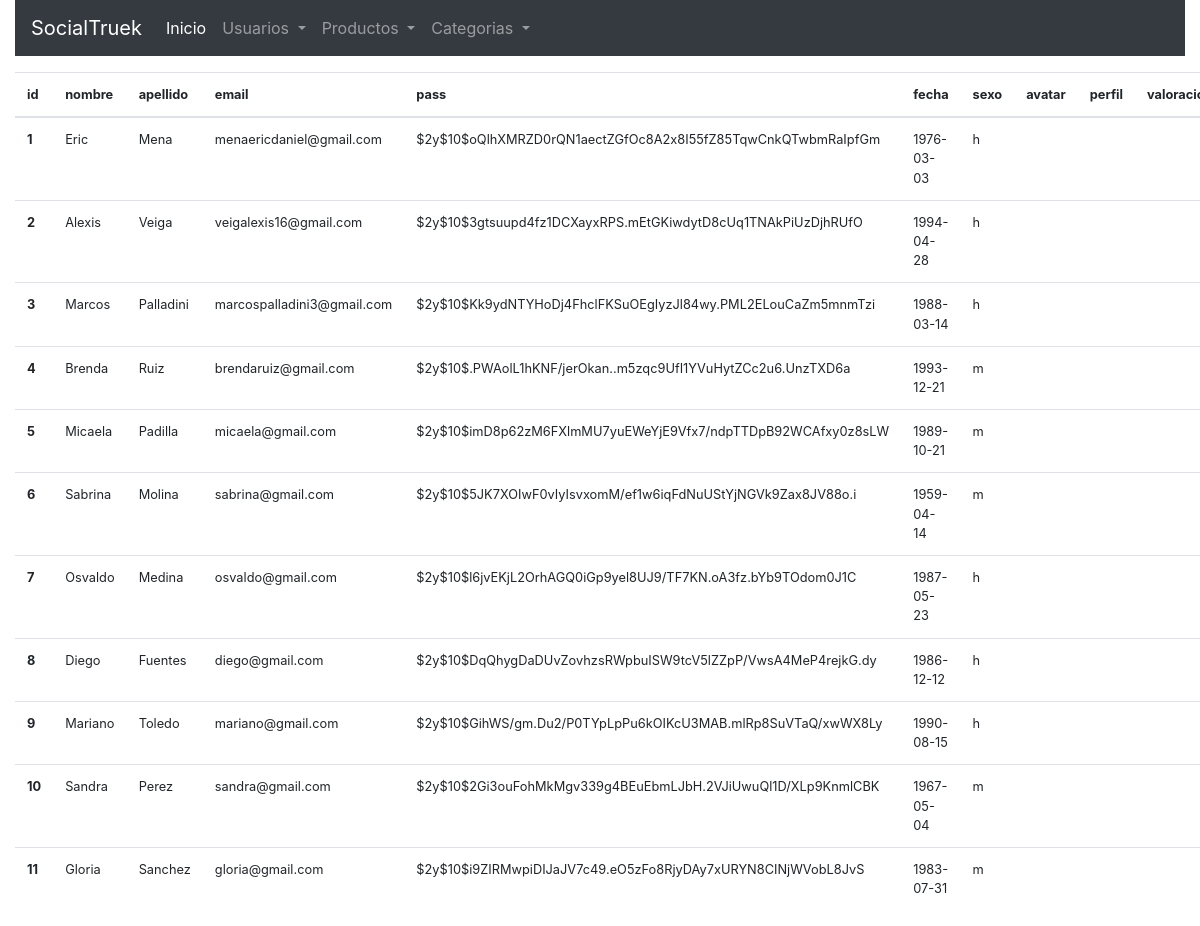
The page /registros.php on the database its author committed.
### tables this page shows
CREATE TABLE `usuarios` (
  `id` int(11) NOT NULL AUTO_INCREMENT,
  `nombre` varchar(100) NOT NULL,
  `apellido` varchar(100) NOT NULL,
  `email` varchar(100) NOT NULL,
  `pass` varchar(512) NOT NULL,
  `fecha` date NOT NULL,
  `sexo` char(1) DEFAULT NULL,
  `avatar` varchar(512) DEFAULT NULL,
  `perfil` varchar(512) DEFAULT NULL,
  `val_user` decimal(1,1) DEFAULT NULL,
  PRIMARY KEY (`id`),
  UNIQUE KEY `email` (`email`)
);

### registros.php (the view, shortened to what this page needs)
<?php
include("autoload.php");
 ?>
 <!DOCTYPE html>
 <html lang="es" dir="ltr">
   <head>
     <?php include("head.php")?>
   </head>
   <?php include("header.php") ?>
   <body class="">
     <div class="container-fluid mt-3">
       <?php
       $sql = "SELECT * FROM usuarios";
       $query = $pdo->prepare($sql);
       $query->execute();
       $registros = $query->fetchAll(PDO::FETCH_ASSOC);
       ?>
       <table class="table table-
       light small">
        <thead>
          <tr>
            <th scope="col">id</th>
            <th scope="col">nombre</th>
            <th scope="col">apellido</th>
            <th scope="col">email</th>
            <th scope="col">pass</th>
            <th scope="col">fecha</th>
            <th scope="col">sexo</th>
            <th scope="col">avatar</th>
            <th scope="col">perfil</th>
            <th scope="col">valoracion</th>
          </tr>
        </thead>
        <tbody>
          <?php foreach ($registros as $registro): ?>
          <tr>
            <th scope="row"><?=$registro["id"]?></th>
            <td><?=$registro["nombre"]?></td>
            <td><?=$registro["apellido"]?></td>
            <td><?=$registro["email"]?></td>
            <td><?=$registro["pass"]?></td>
            <td><?=$registro["fecha"]?></td>
            <td><?=$registro["sexo"]?></td>
            <td><?=$registro["avatar"]?></td>
            <td><?=$registro["perfil"]?></td>
            <td><?=$registro["val_user"]?></td>
          </tr>
        <?php endforeach; ?>
        </tbody>
       </table>
     </div>
   </body>
 </html>

### head.php (shortened to what this page needs)
<link rel="stylesheet" href="css/bootstrap.css">
<link rel="stylesheet" href="css/master.css">

### header.php (shortened to what this page needs)
 <header>
   <div class="container-fluid">
 <nav class="navbar navbar-expand-lg navbar-dark bg-dark">
   <a class="navbar-brand" href="#">SocialTruek</a>
   <div class="collapse navbar-collapse" id="navbarNavDropdown">
     <ul class="navbar-nav">
       <li class="nav-item active">
         <a class="nav-link" href="index.php">Inicio <span class="sr-only">(current)</span></a>
       </li>
       <li class="nav-item dropdown">
         <a class="nav-link dropdown-toggle" href="#" id="navbarDropdownMenuLink" role="button" data-toggle="dropdown" aria-haspopup="true" aria-expanded="false">
           Usuarios
         </a>
       </li>
       <li class="nav-item dropdown">
         <a class="nav-link dropdown-toggle" href="#" id="navbarDropdownMenuLink" role="button" data-toggle="dropdown" aria-haspopup="true" aria-expanded="false">
           Productos
         </a>
       </li>
       <li class="nav-item dropdown">
         <a class="nav-link dropdown-toggle" href="#" id="navbarDropdownMenuLink" role="button" data-toggle="dropdown" aria-haspopup="true" aria-expanded="false">
           Categorias
         </a>
       </li>
     </ul>
   </div>
 </nav>
</div>
</header>

### rows shown on the page
usuarios: id "1", nombre "Eric", apellido "Mena", email "menaericdaniel@gmail.com", pass "$2y$10$oQlhXMRZD0rQN1aectZGfOc8A2x8I55fZ85TqwCnkQTwbmRaIpfGm", fecha "1976-03-03", sexo "h"
usuarios: id "2", nombre "Alexis", apellido "Veiga", email "veigalexis16@gmail.com", pass "$2y$10$3gtsuupd4fz1DCXayxRPS.mEtGKiwdytD8cUq1TNAkPiUzDjhRUfO", fecha "1994-04-28", sexo "h"
usuarios: id "3", nombre "Marcos", apellido "Palladini", email "marcospalladini3@gmail.com", pass "$2y$10$Kk9ydNTYHoDj4FhclFKSuOEgIyzJl84wy.PML2ELouCaZm5mnmTzi", fecha "1988-03-14", sexo "h"
usuarios: id "4", nombre "Brenda", apellido "Ruiz", email "brendaruiz@gmail.com", pass "$2y$10$.PWAolL1hKNF/jerOkan..m5zqc9UfI1YVuHytZCc2u6.UnzTXD6a", fecha "1993-12-21", sexo "m"
usuarios: id "5", nombre "Micaela", apellido "Padilla", email "micaela@gmail.com", pass "$2y$10$imD8p62zM6FXlmMU7yuEWeYjE9Vfx7/ndpTTDpB92WCAfxy0z8sLW", fecha "1989-10-21", sexo "m"
usuarios: id "6", nombre "Sabrina", apellido "Molina", email "sabrina@gmail.com", pass "$2y$10$5JK7XOIwF0vIyIsvxomM/ef1w6iqFdNuUStYjNGVk9Zax8JV88o.i", fecha "1959-04-14", sexo "m"
usuarios: id "7", nombre "Osvaldo", apellido "Medina", email "osvaldo@gmail.com", pass "$2y$10$l6jvEKjL2OrhAGQ0iGp9yel8UJ9/TF7KN.oA3fz.bYb9TOdom0J1C", fecha "1987-05-23", sexo "h"
usuarios: id "8", nombre "Diego", apellido "Fuentes", email "diego@gmail.com", pass "$2y$10$DqQhygDaDUvZovhzsRWpbuISW9tcV5lZZpP/VwsA4MeP4rejkG.dy", fecha "1986-12-12", sexo "h"
usuarios: id "9", nombre "Mariano", apellido "Toledo", email "mariano@gmail.com", pass "$2y$10$GihWS/gm.Du2/P0TYpLpPu6kOIKcU3MAB.mlRp8SuVTaQ/xwWX8Ly", fecha "1990-08-15", sexo "h"
usuarios: id "10", nombre "Sandra", apellido "Perez", email "sandra@gmail.com", pass "$2y$10$2Gi3ouFohMkMgv339g4BEuEbmLJbH.2VJiUwuQl1D/XLp9KnmlCBK", fecha "1967-05-04", sexo "m"
usuarios: id "11", nombre "Gloria", apellido "Sanchez", email "gloria@gmail.com", pass "$2y$10$i9ZIRMwpiDIJaJV7c49.eO5zFo8RjyDAy7xURYN8CINjWVobL8JvS", fecha "1983-07-31", sexo "m"
